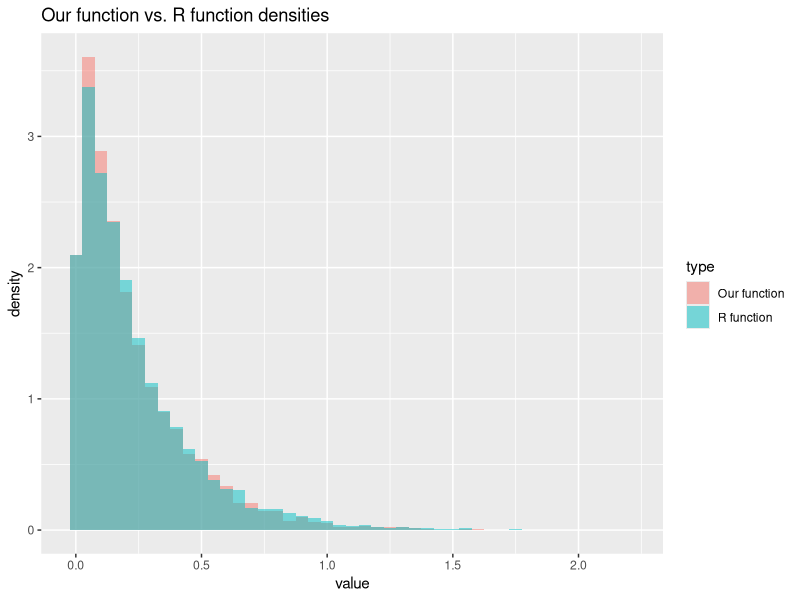
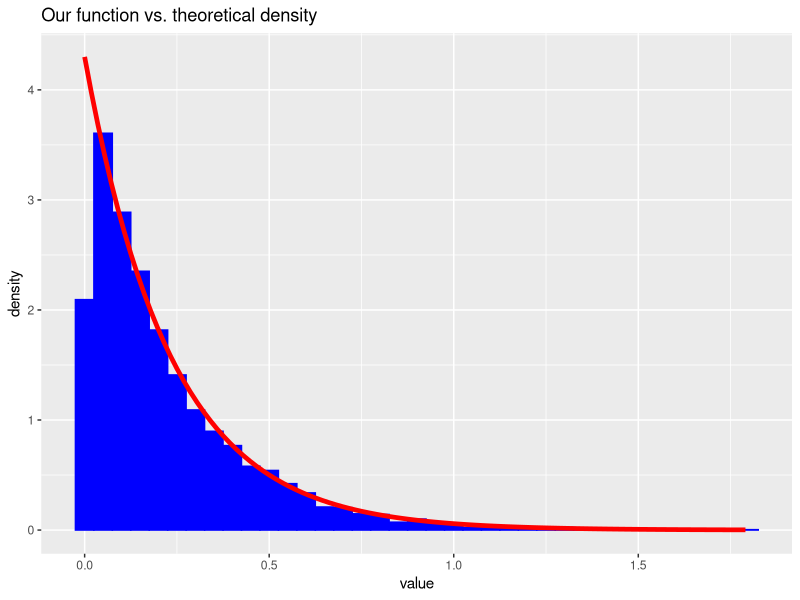
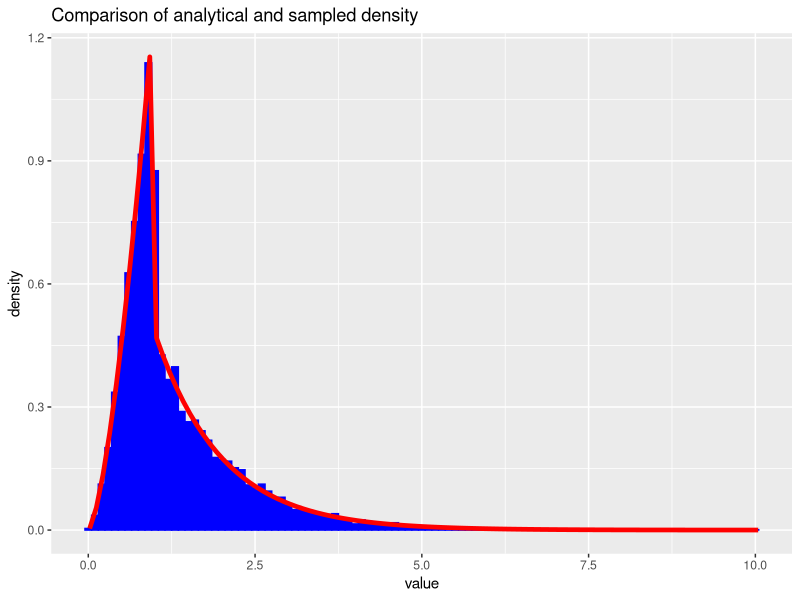
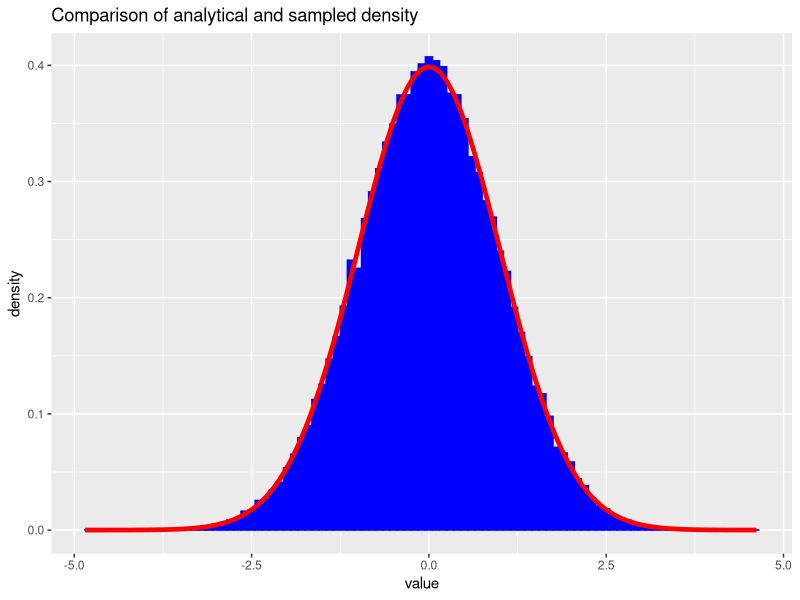
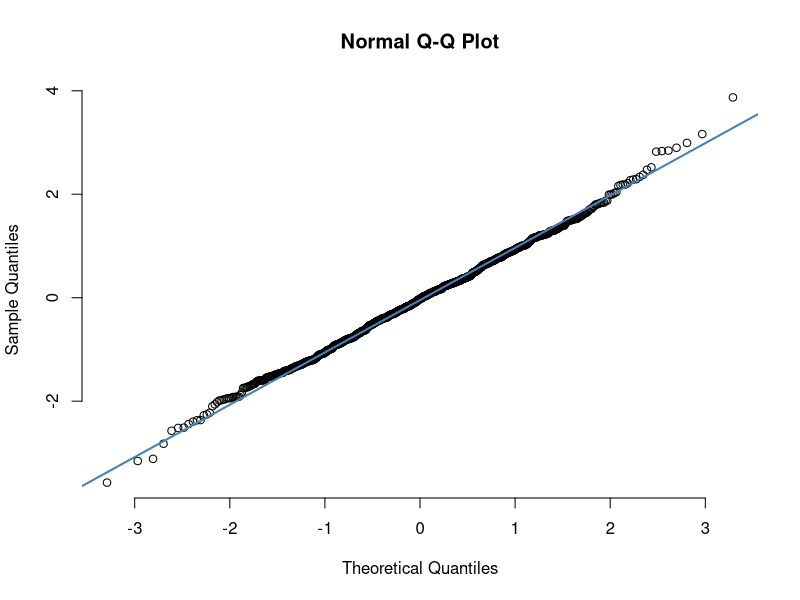
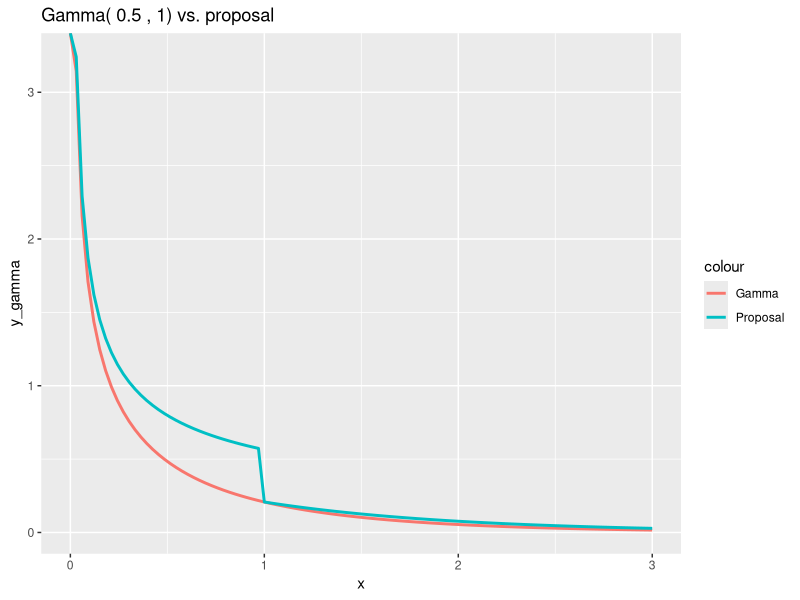
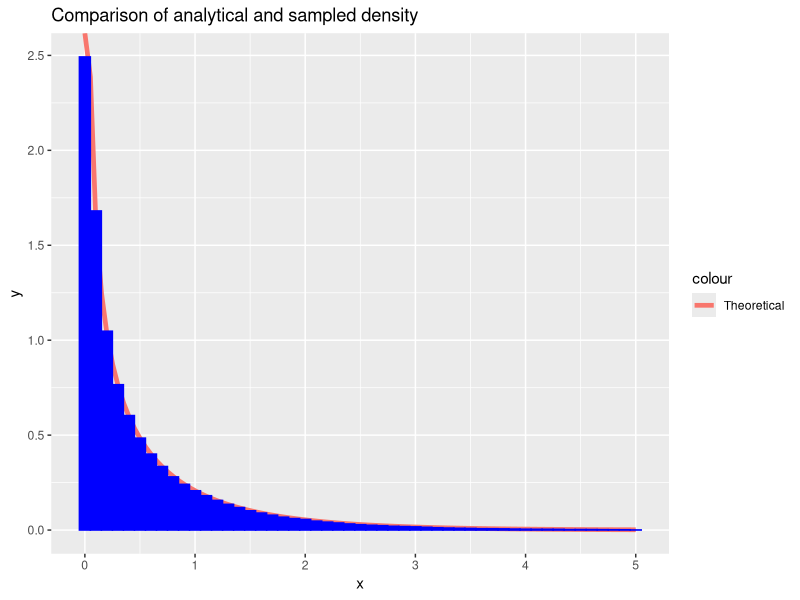
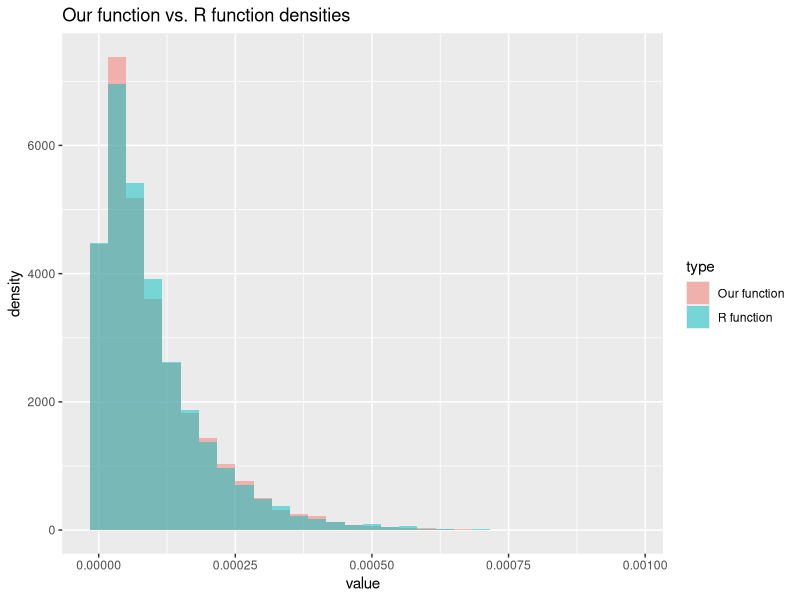

Recreate these plots in R, in order.
## ---- chunk 1
library(formatR)
showsol <- FALSE
library(knitr)
opts_chunk$set(tidy.opts = list(width.cutoff = 68), tidy = TRUE, warning = FALSE, error = FALSE, message = FALSE, echo = TRUE)
## ---- chunk 2
library(ggplot2)
exponential<- function(lambda, n=1){
  u = runif(n)
  x = -1/lambda*log(u)
  return(x)
}
## ---- chunk 3
n = 10000
lambda = 4.300
x = exponential(lambda,n)
cat('Theoretical mean: ', 1/lambda,' Computed mean: ', mean(x),'\n')
cat('Theoretical variance: ', 1/lambda^2, ' Computed variance: ', var(x))
## ---- chunk 4
y = rexp(n, lambda)
rfunc = data.frame(value = y)
ourfunc = data.frame(value = x)
rfunc$type = 'R function'
ourfunc$type = 'Our function'
df = rbind(rfunc,ourfunc)
ggplot(df, aes(value, fill = type)) + 
   geom_histogram(alpha = 0.5, aes(y = ..density..), binwidth = 0.05, position = 'identity') + ggtitle("Our function vs. R function densities")
df2 <- data.frame(theo=seq(0,max(x),length.out=n), value=x)
h <- ggplot(df2, aes(x = value))
h <- h + geom_histogram(aes(y = ..density..), binwidth=0.05, fill = 'blue', color = 'blue') +stat_function(fun=dexp,geom = "line",size=1.6,col="red",args = (mean=lambda))
h <- h + ggtitle("Our function vs. theoretical density")
h
## ---- chunk 5
f_A2 = function(x, alpha){
  c = alpha*exp(1)/(alpha+exp(1))
  result = vector(length = length(x))
  result[x<1.] = sapply(x[x<1.], function(x) c*x^(alpha - 1))
  result[x>=1.] = sapply(x[x>=1.], function(x) c*exp(-x))
  return(result)
}

F_inv = function(n, alpha){
  c = alpha*exp(1)/(alpha+exp(1))
  u = runif(n)
  result = vector(length = n)
  result[u < c/alpha] = (alpha/c * u[u < c/alpha])^(1/alpha)
  result[u >= c/alpha] = -log(1/alpha + exp(-1) - u[u >= c/alpha]/c)
  return(result)
}

alpha = 2.5
n = 10000
xsamples = F_inv(n, alpha)
c = alpha*exp(1)/(alpha+exp(1))
mean = c/(alpha+1) + 2*c/exp(1)
cat('Theoretical mean: ', mean, ' Sampled mean: ', mean(xsamples))
## ---- chunk 6
variance = c/(alpha+2)+5*c/exp(1) - mean^2
cat('Theoretical variance: ', variance, ' Sampled variance: ', var(xsamples))
## ---- chunk 7
df2 <- data.frame(theo=seq(0,max(xsamples),length.out=n), value=xsamples)
h <- ggplot(df2, aes(x = value))
h <- h + geom_histogram(aes(y = ..density..), binwidth=0.1, col = 'blue', fill = 'blue') +stat_function(fun=f_A2,geom = "line",size=1.6,col="red",args = (mean=alpha))
h <- h + ggtitle("Comparison of analytical and sampled density")
h
## ---- chunk 8
normal <- function(n){
  x_1 <- runif(n/2)
  x_2 <- exponential(1/2, n/2)
  y_1 <- sqrt(x_2)*cos(2*pi*x_1)
  y_2 <- sqrt(x_2)*sin(2*pi*x_1)
  y <- c(y_1,y_2)
  return(y)
}
## ---- chunk 9
n = 100000
x <- normal(n)
cat('Theoretical mean: ', 0,' Computed mean: ', mean(x),'\n')
cat('Theoretical variance: ', 1, ' Computed variance: ', var(x))
## ---- chunk 10
df2 <- data.frame(theo=seq(0,max(x),length.out=n), value=x)
h <- ggplot(df2, aes(x = value))
h <- h + geom_histogram(aes(y = ..density..), binwidth=0.1, col = 'blue', fill = 'blue') +stat_function(fun=dnorm,geom = "line",size=1.6,col="red",args = list(mean=0, sd = 1))
h <- h + ggtitle("Comparison of analytical and sampled density")
h
x <- normal(1000)
qqnorm(x, pch = 1, frame = FALSE)
qqline(x, col = "steelblue", lwd = 2)
## ---- chunk 11
normal_d <- function(d, mu, sigma){
  x <- normal(d)
  y <- mu + t(chol(sigma))%*%x
  return(y)
}
## ---- chunk 12
d = 2
n = 100000
mu = c(1,2)
sigma = matrix(c(2.5,3,3,10),ncol=2,nrow=2)
sample = matrix(rep(1,d*n), ncol = d, nrow = n)
for (i in 1:n){
  sample[i,] <- normal_d(d,mu,sigma)
}
average = apply(sample, 2,mean)
average
covmat = cov(sample)
covmat
## ---- chunk 13
library(nortest)
ad.test(sample)
## ---- chunk 14
library(pracma)

x = linspace(0, 3, 100)
alpha = 0.5
y_gamma = dgamma(x, shape=alpha, rate=1)
y_prop = 1/(gamma(alpha)) * (1/alpha + exp(-1))*f_A2(x, alpha)

df10 = data.frame(x, y_gamma, y_prop)
h <- ggplot(data.frame(x, y_gamma, y_prop))
h = h + geom_line(aes(x = x, y = y_gamma, colour="Gamma"), size=1.)
h = h + geom_line(aes(x = x, y = y_prop, color="Proposal"), size=1.)
h = h + ggtitle(paste("Gamma(",toString(alpha),", 1) vs. proposal"))
h

## ---- chunk 15
library(pracma)
c = 1
alpha = 0.5
rate = 1

sample_gamma = function(n=1000){
  uniform2 = runif(n)
  x = F_inv(n, alpha)
  c = 1/(gamma(alpha)) * (1/alpha + exp(-1))
  
  probs = dgamma(x, alpha, rate) / (c * f_A2(x, alpha))
  return(x[uniform2 <= probs])
}

g_samples <- sample_gamma(1000000)
g_samples_filt <- g_samples[g_samples < 5]
df12 = data.frame(x = g_samples_filt)

cat('Theoretical mean: ', alpha,' Computed mean: ', mean(g_samples),'\n')
cat('Theoretical variance: ', alpha, ' Computed variance: ', var(g_samples))

c = 1/(gamma(alpha)) * (1/alpha + exp(-1))

x_val = linspace(0, 5, 100)

df11 <- data.frame(x = x_val, y=dgamma(x_val, alpha, rate))

h <- ggplot()
h <- h + geom_line(data=df11, aes(x=x, y=y, color="Theoretical"), size=1.6)
h <- h + geom_histogram(data=df12, aes(x=x, y=..density.., color="Sampled"), binwidth=0.1, col = 'blue', fill = 'blue') 
h <- h + ggtitle("Comparison of analytical and sampled density")
h
## ---- chunk 16
library(MCMCpack)
#dirichlet <- function(alpha){
#  z<- sapply(alpha,gamma)
#  x <- z/sum(z)
#  return(x)
#}
Gamma <- function(alpha){
  return(rgamma(1,alpha))
}
n = 10000

#alpha <- matrix(exponential(0.001,n),ncol = n, nrow = 1)
alpha <- matrix(rep(1,n),ncol = n, nrow = 1)
z <- sapply(alpha, Gamma)
x <- z/sum(z)
y <- as.vector(rdirichlet(1,alpha[1,]))
rfunc = data.frame(value = y)
ourfunc = data.frame(value = x)
rfunc$type = 'R function'
ourfunc$type = 'Our function'
df = rbind(rfunc,ourfunc)
ggplot(df, aes(value, fill = type)) + 
   geom_histogram(alpha = 0.5, aes(y = ..density..), position = 'identity') + ggtitle("Our function vs. R function densities")
#IMPLEMENTER VARIANS OG MEAN VS THEORETICAL

## ---- chunk 17
df2 <- data.frame(theo=seq(0,max(x),length.out=n), value=x)
h <- ggplot(df2, aes(x = value))
h <- h + geom_histogram(aes(y = ..density..), binwidth = 0.000005,fill = 'blue', color = 'blue') +stat_function(fun=dbeta,geom = "line",size=1.6,col="red",args = list(shape1=1,shape2=n-1))
h <- h + ggtitle("Our function vs. theoretical density")
h
#MARGINAL DENSITY OF DIRICHLET IS BETA DISTRIBUTION
